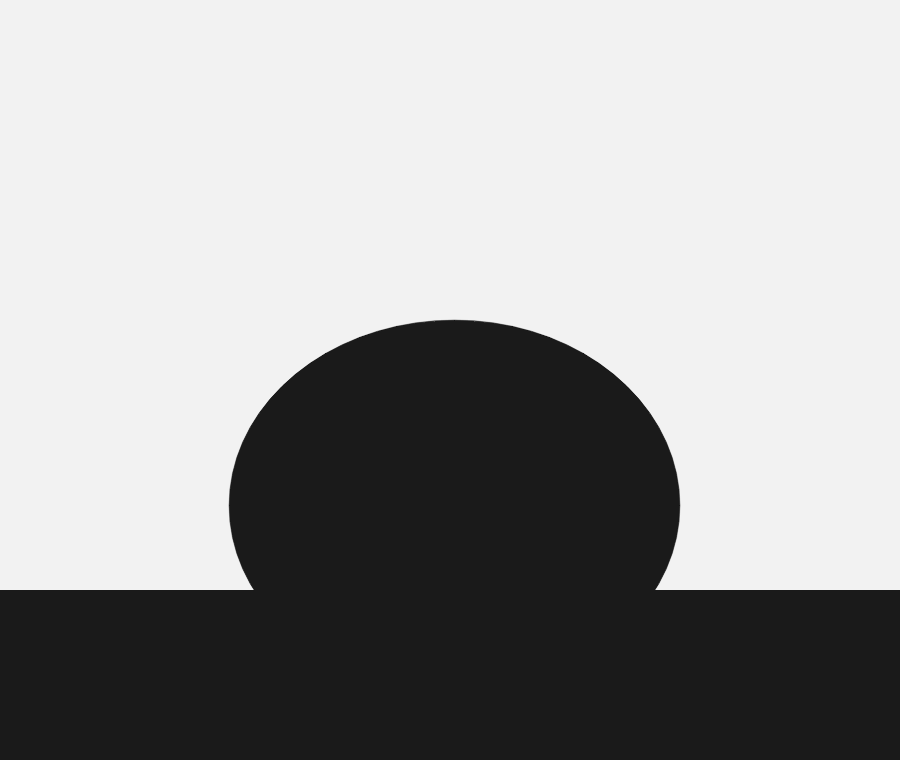
#> input picture examples/manual_ellipse.png, 900 x 760 px
$ python -i surface_points.py   (imports and definitions only)
#> lines starting #> are read from the running program, lines starting #| are printed output that depends on the picture
#> further down, picture is the input picture: shape (760, 900, 3); min 26, max 242, mean 161.3
"""Fit a surface from observed pixels on both sides of the droplet."""

from __future__ import annotations

import cv2
import numpy as np
from scipy.optimize import least_squares

from .models import MeasurementError


def gradient_surface_seed(image):
    """Lateral gradient consensus also supports a pale, low-contrast substrate.

    This is only a location seed: the final fit re-samples near the drop. Equal
    strength edge pixels are retained; a uniform synthetic interface must not
    fail because every lateral column has the same contrast.
    """
    gray = cv2.cvtColor(image, cv2.COLOR_BGR2GRAY)
    gray = cv2.GaussianBlur(gray, (0, 0), 1).astype(float)
    h, w = gray.shape
#> h = 760; w = 900
    gradient = np.abs(np.gradient(gray, axis=0))
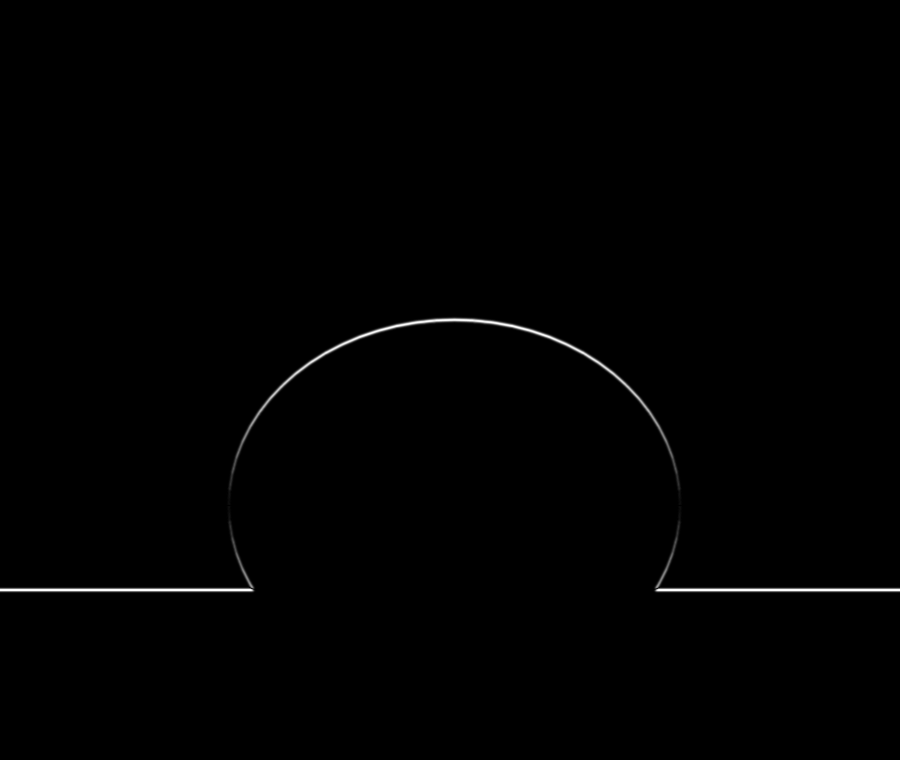
#> gradient: shape (760, 900) float64; min 0, max 69.5, mean 0.3; drawn with min black and max white
    columns = np.r_[
        np.arange(int(0.06 * w), int(0.26 * w)), np.arange(int(0.74 * w), int(0.94 * w))
    ]
#> columns = 360 values from 54 to 845
    lo, hi = int(0.2 * h), int(0.95 * h)
#> lo = 152; hi = 722
    supported = cv2.dilate(gradient, np.ones((9, 1), np.uint8))
    score = np.median(supported[lo:hi, columns], axis=1)
#> score = 570 values, max 69 at index 433, min 0 at index 0, mean 1.35
    best = lo + int(np.argmax(score))
#> best = 585
    low, high = max(lo, best - 12), min(hi, best + 13)
#> low = 573; high = 598
    band = gradient[low:high, columns]
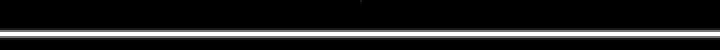
#> band: shape (25, 360) float64 (shown 2 times larger); min 0, max 69, mean 8.6; drawn with min black and max white
    rows = np.argmax(band, axis=0) + low
#> rows = 360 values from 589 to 589
    strength = np.max(band, axis=0)
#> strength = 360 values from 69 to 69
    keep = strength >= max(1, float(np.quantile(strength, 0.15)))
    if keep.sum() < 12:
        raise MeasurementError("surface_unresolved", "两侧固体表面没有足够的可见亮度边缘。")
    # Keep a small, evenly distributed subset to satisfy the shared point bound.
    xy = np.c_[columns[keep], rows[keep]]
#> xy = 360 pairs, first value 54 to 845, second value 589 to 589
    xy = xy[np.linspace(0, len(xy) - 1, min(100, len(xy))).astype(int)]
#> xy = 100 pairs, first value 54 to 845, second value 589 to 589
    return fit_surface_points([{"x": float(x), "y": float(y)} for x, y in xy], w, h)["baseline"]


def fit_surface_points(values, width, height):
    """Robust y(x) line with end handles at the observed x span, not image edges."""
#> called with width = 900, height = 760
    try:
        xy = np.array([[p["x"], p["y"]] for p in values], dtype=float)
    except (ValueError, KeyError, TypeError) as exc:
        raise MeasurementError("invalid_baseline_points", "基线点需要 x、y 数值。") from exc
    if xy.shape[0] < 2 or xy.shape[0] > 200 or xy.shape[1:] != (2,):
        raise MeasurementError("invalid_baseline_points", "基线需要 2–200 个表面边缘点。")
    if not np.isfinite(xy).all() or np.any(xy < 0) or np.any(xy >= [width, height]):
        raise MeasurementError("invalid_baseline_points", "基线点须位于原图内。")
    if np.ptp(xy[:, 0]) < 5:
        raise MeasurementError("invalid_baseline", "基线点横向跨度不足 5 px。")
    center = float(np.mean(xy[:, 0]))
#> center = 449
    x = xy[:, 0] - center
#> x = 100 values from -395 to 396
    initial = np.polyfit(x, xy[:, 1], 1)[::-1]
#> initial = [589, -7.31e-17]
    fit = least_squares(
        lambda p: (p[0] + p[1] * x - xy[:, 1]) / np.hypot(1, p[1]),
        initial,
        loss="soft_l1",
        f_scale=0.8,
    )
#> fit = 12 items
    residual = fit.fun
#> residual = 100 values from -1.14e-13 to -1.14e-13
    mad = 1.4826 * np.median(np.abs(residual - np.median(residual)))
#> mad = 0
    keep = np.abs(residual - np.median(residual)) <= max(1.5, 3 * mad)
    if keep.sum() >= 2 and np.ptp(x[keep]) >= 5:
        fit = least_squares(
            lambda p: (p[0] + p[1] * x[keep] - xy[keep, 1]) / np.hypot(1, p[1]),
            fit.x,
            loss="soft_l1",
            f_scale=0.8,
        )
    if not fit.success or abs(fit.x[1]) > 1:
        raise MeasurementError("invalid_baseline", "拟合基线倾角超出 ±45°。")
    lo, hi = np.min(xy[:, 0]), np.max(xy[:, 0])
#> lo = 54; hi = 845
    baseline = [
        {"x": float(xx), "y": float(fit.x[0] + fit.x[1] * (xx - center))} for xx in (lo, hi)
    ]
#> baseline = 2 items
    if any(not 0 <= p["y"] < height for p in baseline):
        raise MeasurementError("invalid_baseline", "拟合基线超出图片范围。")
    return {
        "baseline": baseline,
        "baseline_points": [{"x": float(p[0]), "y": float(p[1])} for p in xy],
        "fit_rms_px": float(np.sqrt(np.mean(fit.fun**2))),
        "inlier_count": int(keep.sum()),
    }


# [115 lines left out: function estimate_surface_points, not called in this run]

>>> import cv2
>>> picture = cv2.imread('../../examples/manual_ellipse.png')
>>> result = gradient_surface_seed(picture)
#> result = 2 items
